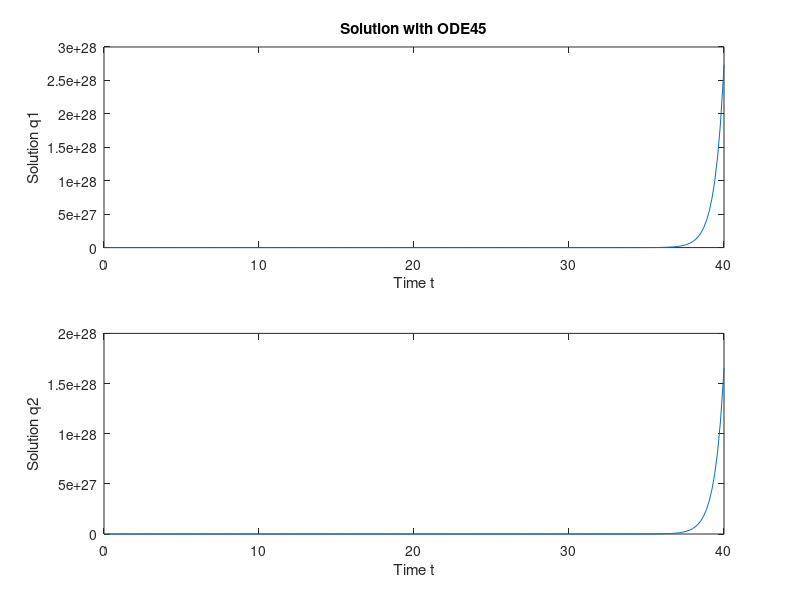

Reproduce this figure in MATLAB. (Note: this script raises an error after producing the figure.)
clear;
clc;
%% ode45
c1=1;
c2=2;
u=1;
dxdt=@(t,x)[x(2);-x(1)-((-c2-c1)/2)*x(2)+0.5*x(3)+(c2/2)*x(4);x(4);x(1)+c2*x(2)-x(3)-c2*x(4)+u];
[t,X]=ode45(dxdt,[0 40],[0;0;0;0]);
figure;
subplot(2,1,1);plot(t,X(:,1));
xlabel('Time t');
ylabel('Solution q1');
title('Solution with ODE45');
subplot(2,1,2);plot(t,X(:,3));
xlabel('Time t');
ylabel('Solution q2');

%% check stablity
i=1;
x=zeros();
for c1=-10:0.5:10
    for c2=-10:0.5:10

    A=[0 1 0 0;
       -1 (-c2-c1)/2 0.5 c2/2;
       0 0 0 1;
       1 c2 -1 -c2];
    B=[0;0;0;1];
    C=[1 0 0 0;
       0 0 1 0];
    D=[0;0];
   
    g=ss(A,B,C,D);  
    [num,den]=ss2tf(A,B,C,D);
    s=roots(den);
    if (s(1)<0)&&(s(2)<0)&&(s(3)<0)&&(s(4)<0)
        x(i,1)=c1;
        x(i,2)=c2;
        i=i+1;
    end
    end
end
%% check observability
c1=1;
c2=2;
 A=[0 1 0 0;
       -1 (-c2-c1)/2 0.5 c2/2;
       0 0 0 1;
       1 c2 -1 -c2];
    B=[0;0;0;1];
    C=[1 0 0 0;
       0 0 1 0];
    D=[0;0];
O=obsv(A,C);
or=rank(O)

%% check controbility
i=1;
x=zeros();
for c1=-10:0.5:10
    for c2=-10:0.5:10

    A=[0 1 0 0;
       -1 (-c2-c1)/2 0.5 c2/2;
       0 0 0 1;
       1 c2 -1 -c2];
    B=[0;0;0;1];
    C=[1 0 0 0;
       0 0 1 0];
    D=[0;0];
   Q=ctrb(A,B);
    if rank(Q)==4
        x(i,1)=c1;
        x(i,2)=c2;
        i=i+1;
    end
    end
end
%% check the controllability when apply u on mass 1
c1=1;
c2=2;
 A=[0 1 0 0;
       -1 (-c2-c1)/2 0.5 c2/2;
       0 0 0 1;
       1 c2 -1 -c2];
    B=[0;0.5;0;0];
    C=[1 0 0 0;
       0 0 1 0];
    D=[0;0];
 Q=ctrb(A,B);
 oq=rank(Q)
%% impulse
c1=1;
c2=2;
 A=[0 1 0 0;
       -1 (-c2-c1)/2 0.5 c2/2;
       0 0 0 1;
       1 c2 -1 -c2];
    B=[0;0;0;1];
    C=[1 0 0 0;
       0 0 1 0];
    D=[0;0];
    g=ss(A,B,C,D);  
    [num,den]=ss2tf(A,B,C,D);
    impulse(g);